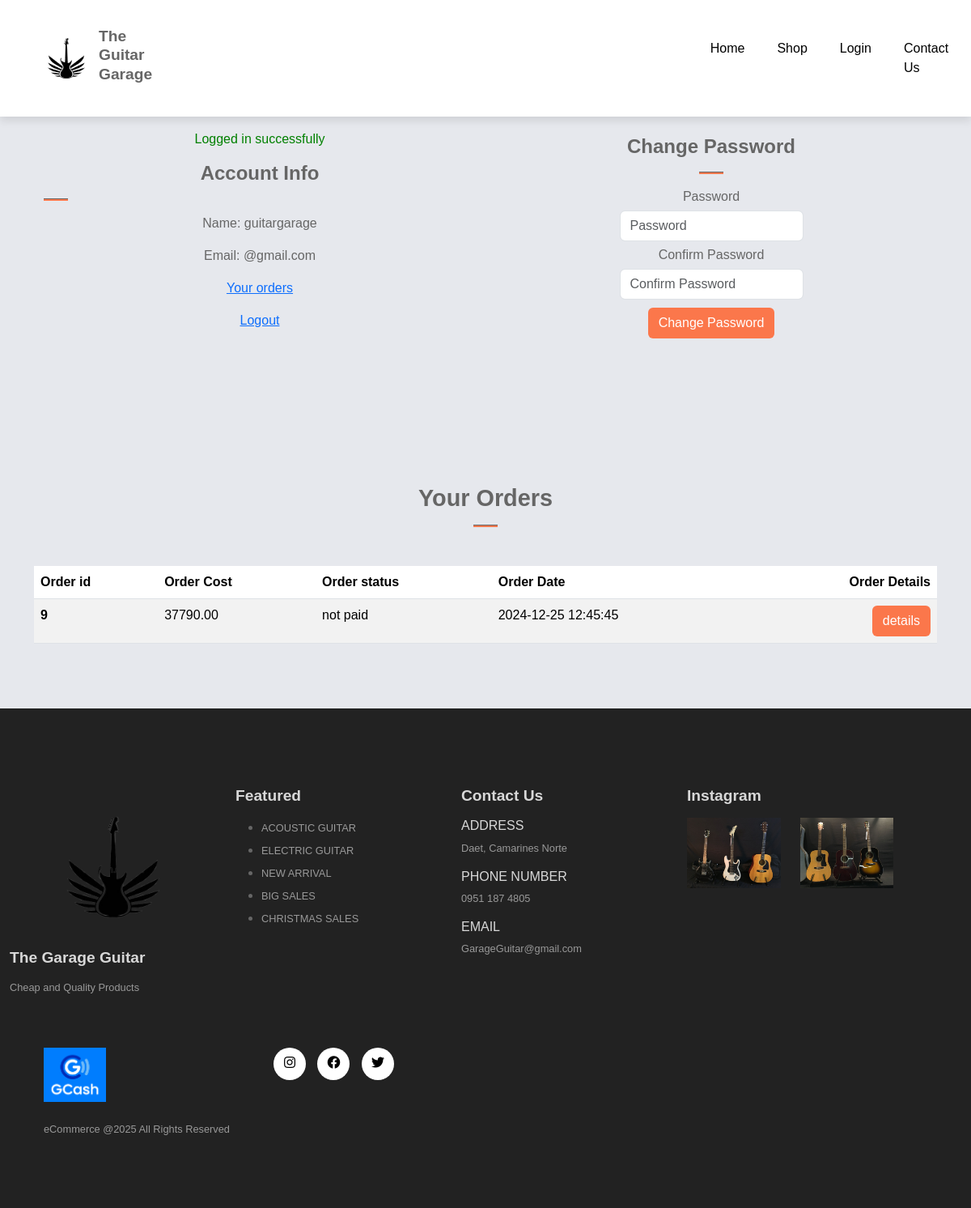
Page /account.php (signed in) on the committed database.
### tables this page shows
CREATE TABLE `orders` (
  `order_id` int(11) NOT NULL,
  `order_cost` decimal(10,2) NOT NULL,
  `order_status` varchar(100) NOT NULL DEFAULT 'on_hold',
  `user_id` int(11) NOT NULL,
  `user_phone` varchar(50) NOT NULL,
  `user_city` varchar(255) NOT NULL,
  `user_address` varchar(255) NOT NULL,
  `order_date` datetime NOT NULL DEFAULT current_timestamp()
);

### account.php (the view, shortened to what this page needs)
<?php
include('server/connection.php');
if(isset($_SESSION['logged_in'])){
   $user_id = $_SESSION['user_id'];
   $stmt = $conn->prepare("SELECT * FROM orders WHERE user_id=?");
   $stmt->bind_param('i',$user_id);
   $stmt->execute();
   $orders = $stmt->get_result();
}
?>
<!DOCTYPE html>
<html lang="en">
<head>
    <link href="https://cdn.jsdelivr.net/npm/bootstrap@5.3.3/dist/css/bootstrap.min.css" rel="stylesheet"
>
    <link rel="stylesheet" href="https://use.fontawesome.com/releases/v5.15.4/css/all.css"
 />
    <link rel="stylesheet" href="assets/css/style.css">
</head>
<body>
     <nav class="navbar navbar-expand-lg navbar-light bg-white py-3 fixed-top">
        <div class="container">
            <img src="assets/css/js/imgs/logo.jpeg" width="80" height="80"/>
            <h4>The Guitar Garage</h4>
            <div class="collapse navbar-collapse nav-buttons" id="navbarSupportedContent">
                <ul class="navbar-nav me-auto mb-2 mb-lg-0">
                    <li class="nav-item">
                        <a class="nav-link" href="index.php">Home</a>
                    </li>
                    <li class="nav-item">
                        <a class="nav-link" href="shop.php">Shop</a>
                    </li>
                    <li class="nav-item">
                        <a class="nav-link" href="login.php">Login</a>
                    </li>
                    <li class="nav-item">
                        <a class="nav-link" href="contact.php">Contact Us</a>
                    </li>
                </ul>
            </div>
        </div>
    </nav>
</body>
</html>
    <section class="my-5 py-5">
    <div class="row container mx-auto">
        <div class="text-center mt-3 pt-5 col-lg-6 col-md-12 col-sm-12">
            <p class="text-center" style="color:green">
                <?php
                if (isset($_SESSION['login_success'])) {
                    echo $_SESSION['login_success'];
                }
                ?>
            </p>
            <h3 class="font-weight-bold">Account Info</h3>
            <hr class="max-auto">
            <div class="class-info">
                <p>Name:<span> <?php if (isset($_SESSION['user_name'])) { echo $_SESSION['user_name']; } ?></span></p>
                <p>Email:<span> <?php if (isset($_SESSION['user_email'])) { echo $_SESSION['user_email']; } ?></span></p>
                <p><a href="#orders" id="orders-btn">Your orders</a></p>
                <p><a href="account.php?logout=1" id="logout-btn">Logout</a></p>
            </div>
        </div>
        <div class="col-lg-6 col-md-12 col-sm-12">
            <form id="account-form" method="POST" action="account.php">
                <h3>Change Password</h3>
                <hr class="mx-auto">
                <div class="form-group">
                    <label>Password</label>
                    <input type="password" class="form-control" id="account-password" name="password" placeholder="Password" required />
                </div>
                <div class="form-group">
                    <label>Confirm Password</label>
                    <input type="password" class="form-control" id="account-password-confirm" name="confirm-password" placeholder="Confirm Password" required />
                </div>
                <div class="form-group">
                    <input type="submit" value="Change Password" name="change_password" class="btn" id="change-pass-btn">
                </div>
            </form>
        </div>
    </div>
</section>
    <section id="orders" class="orders container my-5 py-3">
    <div class="container mt-2">
        <h2 class="font-weight-bold text-center">Your Orders</h2>
        <hr class="mx-auto">
    </div>
    <table class="table table-striped mt-5 pt-5">
        <thead>
            <tr>
                <th scope="col">Order id</th>
                <th scope="col">Order Cost</th>
                <th scope="col">Order status</th>
                <th scope="col">Order Date</th>
                <th scope="col">Order Details</th>
            </tr>
        </thead>
        <tbody>
            <?php while($row = $orders->fetch_assoc() ){ ?>
            <tr>
                <td>
                    <div class="d-flex align-items-center">
                        <div>
                            <p class="font-weight-bold mb-1"><?php echo $row['order_id']; ?></p>
                        </div>
                    </div>
                </td>
                <td>
                    <span><?php echo $row['order_cost']; ?></span>
                </td>
                <td>
                    <span><?php echo $row['order_status']; ?></span>
                </td>
                <td>
                    <span><?php echo $row['order_date']; ?></span>
                </td>
                <td>
                    <form method="POST" action="order_details.php">
                        <input class="btn order-details-btn" name="order_details_btn" type="submit" value="details"/>
                    </form>
                </td>
            </tr>
            <?php } ?>
        </tbody>
    </table>
</section>
    <footer class="mt-5 py-5">
        <div class="row container mx=auto pt-5">
            <div class="footer-one col-lg-3 col-md-6 col-sm-12">
                <img class="logo"
                    src="assets/css/js/imgs/logo.jpeg"
                    alt="Description of the Image" style="width: 200px; height: auto; display: block; margin: 0 auto;">
                <h5 class="pb-2">The Garage Guitar</h5>
                <p>Cheap and Quality Products</p>
            </div>
            <div class="footer-one col-lg-3 col-md-6 col-sm-12">
                <h5 class="pb-2">Featured</h5>
                <ul class="text-uppercase">
                    <li><a href="#">Acoustic Guitar</a></li>
                    <li><a href="#">Electric Guitar</a></li>
                    <li><a href="#">New Arrival</a></li>
                    <li><a href="#">Big Sales</a></li>
                    <li><a href="#">Christmas Sales</a></li>
                </ul>
            </div>
            <div class="footer-one col-lg-3 col-md-6 col-sm-12">
                <h5 class="pb-2">Contact Us</h5>
                <div>
                    <h6 class="text-uppercase">Address</h6>
                    <p>Daet, Camarines Norte</p>
                </div>
                <div>
                    <h6 class="text-uppercase">Phone Number</h6>
                    <p>0951 187 4805</p>
                </div>
                <div>
                    <h6 class="text-uppercase">Email</h6>
                    <p>GarageGuitar@gmail.com</p>
                </div>
            </div>
            <div class="footer-one col-lg-3 col-md-6 col-sm-12">
                <h5 class="pb-2">Instagram</h5>
                <div class="row">
                    <img src="assets/css/js/imgs/instagram1.jpeg"
                        class="img fluid w-50 h-100 mb-2" alt="Description of the image" />
                    <img src="assets/css/js/imgs/instagram2.jpeg"
                        class="img fluid w-50 h-100 mb-2" alt="Description of the image" />
                </div>
            </div>
        </div>
        <div class="copyright mt-5">
            <div class="row container mx-auto">
                <div class="col-lg-3 col-md col-sm-12 mb-4">
                    <img src="assets/css/js/imgs/gcashlogo.jpeg" alt="GCash Logo"
                        width="50" />
                    <p>eCommerce @2025 All Rights Reserved</p>
                </div>
                <div class="col-lg-3 col-md-5 col-sm-12 mb-4">
                    <a href="#"><i class="fab fa-instagram"></i></a>
                    <a href="#"><i class="fab fa-facebook"></i></a>
                    <a href="#"><i class="fab fa-twitter"></i></a>
                </div>
            </div>
        </div>
    </footer>
    </body>
    </html>

### assets/css/style.css (style rules this page uses)
.nav-buttons { margin-left: 60%; }
* { margin: 0; padding: 0; box-sizing: border-box; }
body { font-family: 'Poppins', sans-serif; }
h2 { font-size: 1.8rem; font-weight: 600; }
h3 { font-size: 1.5rem; font-weight: 800; }
h4 { font-size: 1.2rem; font-weight: 600; }
h5 { font-size: 1rem; font-weight: 400; }
h6 { color: #d8d8d8; }
.navbar { font-size: 16px; padding-top: 2rem !important; padding-bottom: 2rem !important; top: 0; left: 0; box-shadow: 0 5px 10px rgba(0,0,0,0.1); }
.navbar-light .navbar-nav .nav-link { padding: 0 20px; color: #000; transition: 0.4s ease; }
hr { width: 30px; height: 3px !important; opacity: 1 !important; background-color: #fb774b; }
footer { background-color: #222222; }
footer h5 { color: #d8d8d8; font-weight: 700; font-size: 1.2rem; }
footer li { padding-bottom: 4px; }
footer li a { font-size: 0.8rem; color:#999; text-decoration: none; }
footer .copyright a { color:#000; height: 40px; width: 40px; background-color: #fff; display: inline-block; text-align: center; line-height: 38px; border-radius: 50%; transition: 0.3s ease; margin: 0 5px; }
footer p { color: #999; font-size: 0.8rem; }
footer .copyright img { width: 30%; }
.logo { width:40px; height: 40px;; }
td:last-child { text-align: right; }
th:last-child { text-align: right; }
#account-form { width: 50%; margin: 35px auto; text-align: center; padding: 20px; }
#account-form input { margin: 5px auto; }
#account-form #change-pass-btn { color: #fff; background-color: #fb774b; }
body { margin: 0; padding: 0; box-sizing: border-box; background-color: #e6e8ed; color: #666666; font-family: "Montserrat", sans-serif; }
.font-weight-bold { font-weight: 600; }
.orders .order-details-btn { color:#fff; background-color: #fb774b; }

### rows in the picture
orders: order_id "9", order_cost "37790.00", order_status "not paid", order_date "2024-12-25 12:45:45"

### other values in the picture
$_SESSION['login_success'] "Logged in successfully"
$_SESSION['user_name'] "guitargarage"
$_SESSION['user_email'] "@gmail.com"
